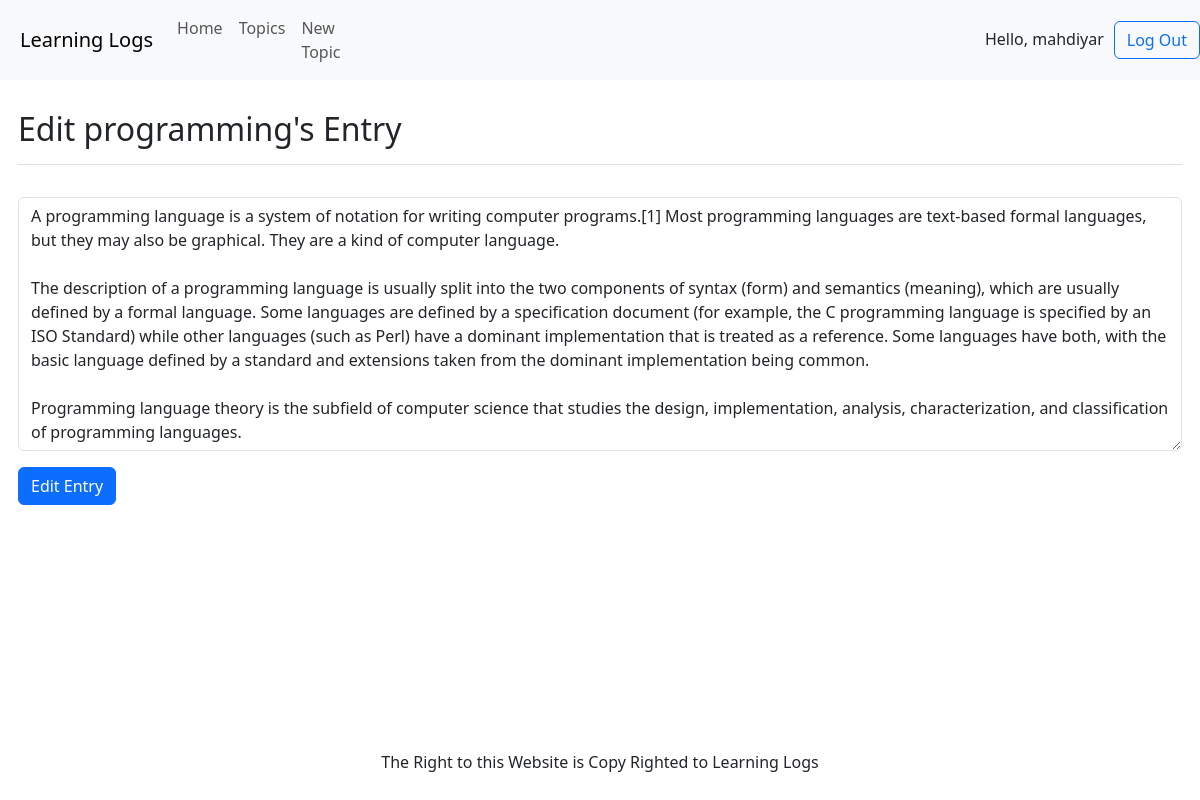
Screenshot of /editentry/2/ (signed in) with the database file from the repository.
### learning_logs/models.py (models this page shows, shortened)
class Topic(models.Model):
    text = models.TextField(max_length=200, unique=True, )
    owner = models.ForeignKey(User, on_delete=models.CASCADE)
    date_added = models.DateTimeField(auto_now=True)

class Entry(models.Model):
    date_added = models.DateTimeField(auto_now=True)
    text = models.TextField()
    topic = models.ForeignKey(Topic, on_delete=models.CASCADE)
    class Meta:
        verbose_name_plural = 'entries'

### learning_logs/views.py (the view)
# urls.py: path("editentry/<int:entry_id>/", edit_entry)
@login_required
def edit_entry(request, entry_id):
    entry = Entry.objects.filter(id=entry_id).first()
    if entry is None:
        return HttpResponseNotFound()
    if entry.topic.owner != request.user:
        return HttpResponseForbidden()
    if request.method == "POST":
        form = EntryForm(instance=entry, data=request.POST)
        if form.is_valid():
            edit_entry = form.save(commit=False)
            edit_entry.topic = entry.topic
            edit_entry.save()
        return redirect("/topic/" + str(entry.topic))
    else:
        form = EntryForm(instance=entry)
        return render(request, "edit_entry.html", {'form': form, 'topic': entry.topic})

### learning_logs/models.py
class EntryForm(forms.ModelForm):
    class Meta:
        model = Entry
        fields = ['text']
        labels = {'text': ''}

### templates/edit_entry.html (shortened to what this page needs)
{% extends 'base.html' %}
{% load django_bootstrap5 %}
{% block header %} <h2>Edit {{ topic.text }}'s Entry</h2> {% endblock header %}
{% block content %}
    <form action="" method="post">
        {% bootstrap_form form %}
        <button class="btn btn-primary" type="submit">Edit Entry</button>
    </form>
{% endblock content %}

### templates/base.html (shortened to what this page needs)
<!DOCTYPE html>
<html lang="en">
<head>
    {% load django_bootstrap5 %}
    {% bootstrap_css %}
</head>
<body>
<nav style="padding-left: 20px;" class="navbar navbar-expand-lg navbar-light bg-light">
    <a class="navbar-brand" href="/">Learning Logs</a>
    <div class="collapse navbar-collapse" id="navbarSupportedContent">
        <ul class="navbar-nav mr-auto">
            <li class="nav-item active">
                <a class="nav-link" href="/">Home</a>
            </li>
            <li class="nav-item">
                <a class="nav-link" href="/topics">Topics</a>
            </li>
            <li class="nav-item">
                <a class="nav-link" href="/newtopic">New Topic</a>
            </li>
        </ul>
        <div style="width: 85%; justify-content: right" class="navbar-nav nav-brand">
            {% if user.is_authenticated %}
                <div class="nav-item">
                    <span style="margin-right: 5px; vertical-align: -webkit-baseline-middle">Hello, {{ user.username }}</span>
                </div>
                <div class="nav-item">
                    <a style="margin-left: 5px" class="btn btn-outline-primary"
                       href="/accounts/logout">Log Out</a>
                </div>
            {% endif %}
        </div>
    </div>
</nav>
<main class="row">
    <div class="container-fluid" style="padding: 30px">
        <div class="pb-2 mb-2 border-bottom">
            {% block header %}{% endblock header %}
        </div>
        {% block content %}{% endblock content %}
    </div>
</main>
<footer style="position:absolute;: relative; bottom: 10px; width: 100%">
    <p style="text-align: center; display: block; width: 100%">The Right to this Website is Copy Righted to Learning
        Logs</p>
</footer>
</body>
</html>

### rows the page displays
Topic: text "programming"
Entry: text "A programming language is a system of notation for writing computer programs.[1] Most programming languages are text-based formal languages, but they may also be graphical. They are a kind of computer language. The description of a programming language is usually split into the two components of syntax (form) and semantics (meaning), which are usually defined by a formal language. Some languages are defined by a specification document (for example, the C programming language is specified by an ISO Standard) while other languages (such as Perl) have a dominant implementation that is treated as a reference. Some languages have both, with the basic language defined by a standard and extensions…"

### other values shown
{{ user.username }} "mahdiyar"
